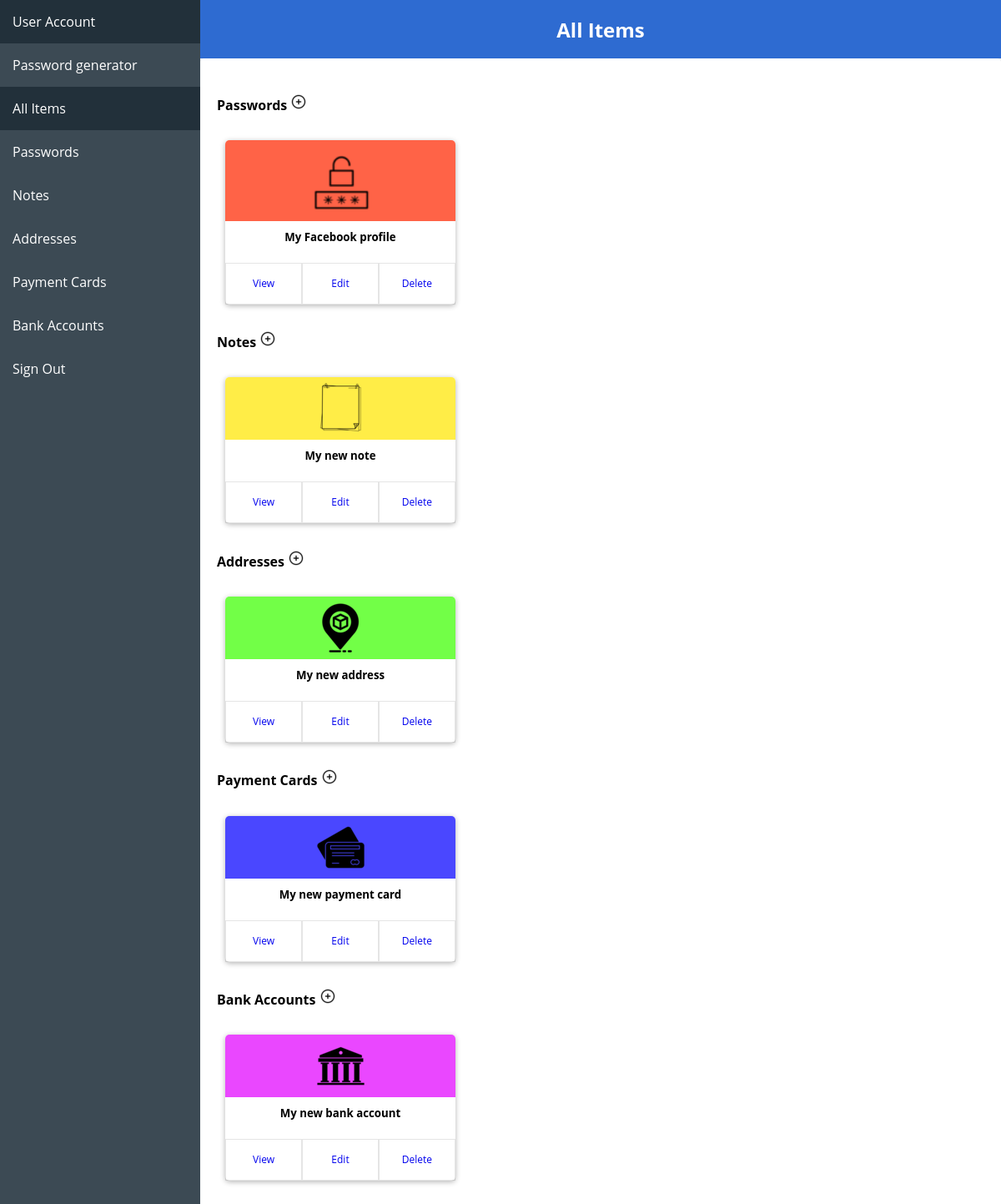
Screenshot of /vault/ (signed in) with the database file from the repository.
### vault/models.py (models this page shows, shortened)
class Password(models.Model):
    timestamp = models.DateTimeField(auto_now_add=True)
    updated = models.DateTimeField(auto_now=True)
    user = models.ForeignKey(User, on_delete=models.CASCADE, blank=True, null=True, related_name="passwords")
    url = models.URLField(verbose_name="URL", blank=True, null=True)
    name = models.CharField(verbose_name="Site name", max_length=25, blank=True, null=True)
    email = models.EmailField(verbose_name="Email", max_length=100, blank=True, null=True)
    password = models.CharField(verbose_name="Password", max_length=25, blank=True, null=True)

class Note(models.Model):
    timestamp = models.DateTimeField(auto_now_add=True)
    updated = models.DateTimeField(auto_now=True)
    user = models.ForeignKey(User, on_delete=models.CASCADE, blank=True, null=True, related_name="notes")
    name = models.CharField(verbose_name="Note name", max_length=25, blank=True, null=True)
    body = models.TextField(verbose_name="Note", max_length=500, blank=True, null=True)

class Address(models.Model):
    TITLE_CHOICES = [
        ('Sir', 'Sir'),
        ('Madam', 'Madam'),
        ('Mr', 'Mr'),
        ('Mrs', 'Mrs'),
        ('Ms', 'Ms'),
        ('Miss', 'Miss'),
        ('Dr', 'Dr'),
    ]
    GENDER_CHOICES = [
        ('M', 'Male'),
        ('F', 'Female'),
        ('O', 'Other'),
    ]
    timestamp = models.DateTimeField(auto_now_add=True)
    updated = models.DateTimeField(auto_now=True)
    user = models.ForeignKey(User, on_delete=models.CASCADE, blank=True, null=True, related_name="addresses")
    name = models.CharField(verbose_name="Address name", max_length=25, blank=True, null=True)
    title = models.CharField(verbose_name="Formal title", max_length=25, blank=True, null=True, choices=TITLE_CHOICES, default="Sir")
    first_name = models.CharField(verbose_name="First name", max_length=25, blank=True, null=True)
    middle_name = models.CharField(verbose_name="Middle name", max_length=25, blank=True, null=True)
    last_name = models.CharField(verbose_name="Last name", max_length=25, blank=True, null=True)
    gender = models.CharField(verbose_name="Gender", max_length=25, blank=True, null=True, choices=GENDER_CHOICES, default='Mr')
    birthday = models.DateField(verbose_name="Birthday", blank=True, null=True)
    address1 = models.CharField(verbose_name="Address 1", max_length=50, blank=True, null=True)
    address2 = models.CharField(verbose_name="Address 2", max_length=50, blank=True, null=True)
    address3 = models.CharField(verbose_name="Address 3", max_length=50, blank=True, null=True)
    city = models.CharField(verbose_name="City/Town", max_length=50, blank=True, null=True)
    county = models.CharField(verbose_name="County", max_length=50, blank=True, null=True)
    state = models.CharField(verbose_name="State", max_length=50, blank=True, null=True)
    zip = models.CharField(verbose_name="ZIP/Postal Code", max_length=5, blank=True, null=True)
    country = CountryField(verbose_name="Country", blank=True, null=True)
    email = models.EmailField(verbose_name="Email", blank=True, null=True)
    phone = models.CharField(verbose_name="Phone", max_length=10, blank=True, null=True)

class PaymentCard(models.Model):
    TYPE_CHOICES = [
        ('Credit card', 'Credit card'),
        ('Debit card', 'Debit card'),
        ('Charge card', 'Charge card'),
        ('Pre-paid card', 'Pre-paid card'),
        ('Business travel card', 'Business travel card'),
        ('Purchasing card', 'Purchasing card'),
    ]
    timestamp = models.DateTimeField(auto_now_add=True)
    updated = models.DateTimeField(auto_now=True)
    user = models.ForeignKey(User, on_delete=models.CASCADE, blank=True, null=True, related_name="payment_cards")
    name = models.CharField(verbose_name="Payment Card Name", max_length=25, blank=True, null=True)
    name_on_card = models.CharField(verbose_name="Name on Card", max_length=50, blank=True, null=True)
    type = models.CharField(verbose_name="Type", max_length=30, blank=True, null=True, choices=TYPE_CHOICES, default='Credit card')
    number = models.CharField(verbose_name="Number", max_length=19, blank=True, null=True)
    security_code = models.CharField(verbose_name="Security Code", max_length=3, blank=True, null=True)
    start_date = models.DateField(verbose_name="Start Date", blank=True, null=True)
    expiration_date = models.DateField(verbose_name="Expiration Date", blank=True, null=True)

class BankAccount(models.Model):
    TYPE_CHOICES = [
        ('Checking account', 'Checking account'),
        ('Saving account', 'Saving account'),
        ('Money market account', 'Money market account'),
        ('Certificate of deposite (CD) account', 'Certificate of deposite (CD) account'),
    ]
    timestamp = models.DateTimeField(auto_now_add=True)
    updated = models.DateTimeField(auto_now=True)
    user = models.ForeignKey(User, on_delete=models.CASCADE, blank=True, null=True, related_name="bank_accounts")
    name = models.CharField(verbose_name="Bank Account Name", max_length=25, blank=True, null=True)
    bank_name = models.CharField(verbose_name="Bank Name", max_length=25, blank=True, null=True)
    account_type = models.CharField(verbose_name="Account Type", max_length=50, blank=True, null=True, choices=TYPE_CHOICES, default="Checking account")
    routing_name = models.CharField(verbose_name="Routing Name", max_length=25, blank=True, null=True)
    account_number = models.CharField(verbose_name="Account Number", max_length=25, blank=True, null=True)
    swift_code = models.CharField(verbose_name="Swift Code", max_length=25, blank=True, null=True)
    iban_number = models.CharField(verbose_name="Iban Number", max_length=25, blank=True, null=True)
    pin = models.CharField(verbose_name="Pin", max_length=25, blank=True, null=True)
    branch_address = models.CharField(verbose_name="Branch Address", max_length=25, blank=True, null=True)
    branch_phone = models.CharField(verbose_name="Branch Phone", max_length=25, blank=True, null=True)

### vault/views.py (the view)
# urls.py: path('', views.AllItemsView.as_view(), name="all-items"),
class AllItemsView(TemplateView):
	template_name = "vault/all-items.html"
	@method_decorator(login_required)
	def dispatch(self, *args, **kwargs):
		return super().dispatch(*args, **kwargs)
	def get_context_data(self, **kwargs):
		context = super().get_context_data(**kwargs)
		context["passwords"] = Password.objects.filter(user=self.request.user)
		context["notes"] = Note.objects.filter(user=self.request.user)
		context["addresses"] = Address.objects.filter(user=self.request.user)
		context["payment_cards"] = PaymentCard.objects.filter(user=self.request.user)
		context["bank_accounts"] = BankAccount.objects.filter(user=self.request.user)
		return context

### templates/vault/all-items.html (shortened to what this page needs)
{% extends 'base.html' %}
{% load static %}
{% block content %}
  <h2 class="header">All Items</h3>
  <div class="container">
    <h4>Passwords <a href="{% url 'vault:create_password' %}"><img class="add-icon" src="{% static 'img/add-icon.png' %}" alt="Plus icon"></a></h4>
    {% if passwords %}
        <div class="cards-container">
            {% for password in passwords %}
                <div class="card" id="password-card" style="width: 18rem; margin: 10px;">
                    <div class="card-img-container" id="password-cap">
                        <img class="card-img-top" src="{% static 'img/password.png' %}" alt="Card image cap">
                    </div>
                    <div class="card-body">
                        <h5 class="card-title">{{  password.name }}</h5>
                    </div>
                    <div class="card-body">
                        <div class="card-link-container">
                            <a href="{% url 'vault:detail_password' password.id %}" class="link-container card-view-btn card-link">View</a>
                            <a href="{% url 'vault:update_password' password.id %}" class="link-container card-edit-btn card-link">Edit</a>
                            <a href="{% url 'vault:delete_password' password.id %}" class="link-container card-delete-btn card-link">Delete</a>
                        </div>
                    </div>
                </div>
            {% endfor %}
        </div>
    {% else %}
        <p>You have not registered passwords</p>
    {% endif %}
    <h4>Notes <a href="{% url 'vault:create_note' %}"><img class="add-icon" src="{% static 'img/add-icon.png' %}" alt=""></a></h4>
    {% if notes %}
        <div class="cards-container">
            {% for note in notes %}
                <div class="card" id="note-card" style="width: 18rem; margin: 10px;">
                    <div class="card-img-container" id="note-cap">
                        <img class="card-img-top" src="{% static 'img/note.png' %}" alt="Card image cap">
                    </div>
                    <div class="card-body">
                        <h5 class="card-title">{{  note.name }}</h5>
                    </div>
                    <div class="card-body">
                        <div class="card-link-container">
                            <a href="{% url 'vault:detail_note' note.id %}" class="link-container card-view-btn card-link">View</a>
                            <a href="{% url 'vault:update_note' note.id %}" class="link-container card-edit-btn card-link">Edit</a>
                            <a href="{% url 'vault:delete_note' note.id %}" class="link-container card-delete-btn card-link">Delete</a>
                        </div>
                    </div>
                </div>
            {% endfor %}
        </div>
    {% else %}
        <p>You have not registered notes</p>
    {% endif %}
    <h4>Addresses <a href="{% url 'vault:create_address' %}"><img class="add-icon" src="{% static 'img/add-icon.png' %}" alt=""></a></h4>
    {% if addresses %}
        <div class="cards-container">
            {% for address in addresses %}
                <div class="card" id="address-card" style="width: 18rem; margin: 10px;">
                    <div class="card-img-container" id="address-cap">
                        <img class="card-img-top" src="{% static 'img/address.png' %}" alt="Card image cap">
                    </div>
                    <div class="card-body">
                        <h5 class="card-title">{{  address.name }}</h5>
                    </div>
                    <div class="card-body">
                        <div class="card-link-container">
                            <a href="{% url 'vault:detail_address' address.id %}" class="link-container card-view-btn card-link">View</a>
                            <a href="{% url 'vault:update_address' address.id %}" class="link-container card-edit-btn card-link">Edit</a>
                            <a href="{% url 'vault:delete_address' address.id %}" class="link-container card-delete-btn card-link">Delete</a>
                        </div>
                    </div>
                </div>
            {% endfor %}
        </div>
    {% else %}
        <p>You have not registered addresses</p>
    {% endif %}
    <h4>Payment Cards <a href="{% url 'vault:create_payment_card' %}"><img class="add-icon" src="{% static 'img/add-icon.png' %}" alt=""></a></h4>
    {% if payment_cards %}
        <div class="cards-container">
            {% for payment_card in payment_cards %}
                <div class="card" id="payment-card-card" style="width: 18rem; margin: 10px;">
                    <div class="card-img-container" id="payment-card-cap">
                        <img class="card-img-top" src="{% static 'img/payment_card.png' %}" alt="Card image cap">
                    </div>
                    <div class="card-body">
                        <h5 class="card-title">{{  payment_card.name }}</h5>
                    </div>
                    <div class="card-body">
                        <div class="card-link-container">
                            <a href="{% url 'vault:detail_payment_card' payment_card.id %}" class="link-container card-view-btn card-link">View</a>
                            <a href="{% url 'vault:update_payment_card' payment_card.id %}" class="link-container card-edit-btn card-link">Edit</a>
                            <a href="{% url 'vault:delete_payment_card' payment_card.id %}" class="link-container card-delete-btn card-link">Delete</a>
                        </div>
                    </div>
                </div>
            {% endfor %}
        </div>
    {% else %}
        <p>You have not registered payment cards</p>
    {% endif %}
    <h4>Bank Accounts <a href="{% url 'vault:create_bank_account' %}"><img class="add-icon" src="{% static 'img/add-icon.png' %}" alt=""></a></h4>
    {% if bank_accounts %}
        <div class="cards-container">
            {% for bank_account in bank_accounts %}
                <div class="card" id="bank-account-card" style="width: 18rem; margin: 10px;">
                    <div class="card-img-container" id="bank-account-cap">
                        <img class="card-img-top" src="{% static 'img/bank-account.png' %}" alt="Card image cap">
                    </div>
                    <div class="card-body">
                        <h5 class="card-title">{{  bank_account.name }}</h5>
                    </div>
                    <div class="card-body">
                        <div class="card-link-container">
                            <a href="{% url 'vault:detail_bank_account' bank_account.id %}" class="link-container card-view-btn card-link">View</a>
                            <a href="{% url 'vault:update_bank_account' bank_account.id %}" class="link-container card-edit-btn card-link">Edit</a>
                            <a href="{% url 'vault:delete_bank_account' bank_account.id %}" class="link-container card-delete-btn card-link">Delete</a>
                        </div>
                    </div>
                </div>
            {% endfor %}
        </div>
    {% else %}
        <p>You have not registered bank accounts</p>
    {% endif %}
  </div>
{% endblock %}

### static/capstone.css (style rules this page uses)
body { font-family: 'Open Sans', Verdana; }
* { box-sizing: border-box; }
body { margin: 0; }
body, html, .map-container { height: 100%; }
::placeholder { color: #3c4a54ff; font-family: 'Open Sans', Verdana; }
.container { border-radius: 5px; background-color: #fff; padding: 20px; }
.header { color: white; background-color: #2e6bd1ff; text-align: center; padding: 18.72px; margin: 0px; }
#password-card, #note-card, #address-card, #payment-card-card, #bank-account-card { transition: box-shadow 0.3s ease; width: 30% !important; margin: 10px !important; float: left; box-shadow: 0 0.1rem 0.4rem rgba(0,0,0,0.3); }
.card-img, .card-img-bottom, .card-img-top { width: 75px !important; }
.card img { display:block; margin:auto; }
.card-img-container { border-radius: 5px 5px 0px 0px; }
#password-cap { background-color: tomato; }
#note-cap { background-color: rgb(255, 237, 71); }
#address-cap { background-color: rgb(114, 255, 71); }
#payment-card-cap { background-color: rgb(74, 71, 255); }
#bank-account-cap { background-color: rgb(234, 71, 255); }
.card { border-radius: 5px; }
.card-body { text-align: center; padding: 0px; height: 50px; }
.card-link { text-align: center; float: left; width: 33.33%; height: 100%; margin: 0px !important; padding: 15px; border: 0.1px rgba(0,0,0,0.1) solid; }
.card-title { height: 100%; margin: 0px; padding: 10px; }
a { text-decoration: none; }
.card-link-container { float: left; width: 100%; height: 100%; font-size: 12px; }
.cards-container { display: flex; flex-direction: row; flex-wrap: wrap; justify-content: flex-start; }

### rows the page displays
Password: name "My Facebook profile"
Note: name "My new note"
Address: name "My new address"
PaymentCard: name "My new payment card"
BankAccount: name "My new bank account"
